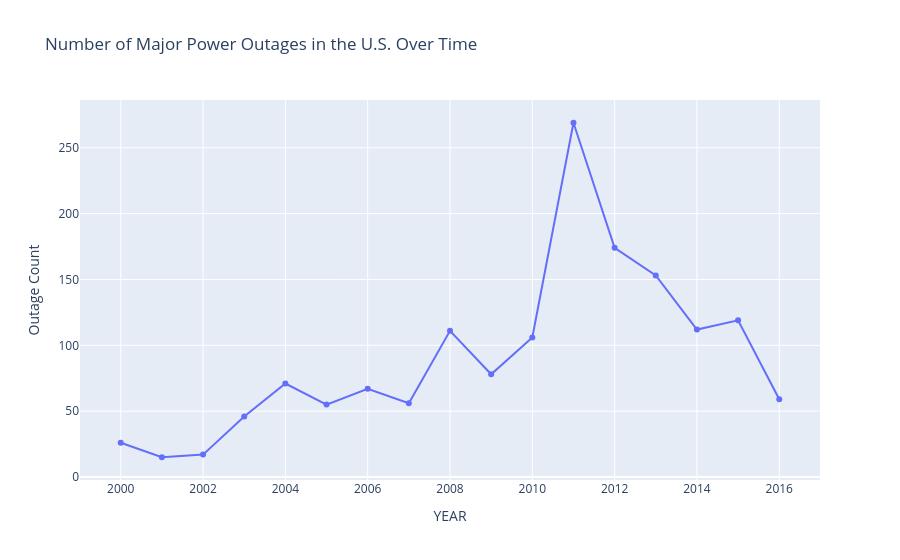

The notebook cell this image was saved under:
### Markdown cell above
## Step 2: Data Cleaning and Exploratory Data Analysis

### Code cell
import pandas as pd
import plotly.express as px

df = pd.read_excel("Project 04 Checkpoint 1 Outage.xlsx", skiprows=5)
df = df[df["YEAR"].notna()]

outages_per_year = df.groupby("YEAR").size().reset_index(name="Outage Count")

fig = px.line(
    outages_per_year,
    x="YEAR",
    y="Outage Count",
    markers=True,
    title="Number of Major Power Outages in the U.S. Over Time"
)

fig.show()

### Figure 1 — Plotly figure (JSON) as saved in the notebook; plotly's stock layout.template omitted (floating-point values rounded to 4 significant figures)
{"data": [{"hovertemplate": "YEAR=%{x}<br>Outage Count=%{y}<extra></extra>", "legendgroup": "", "line": {"color": "#636efa", "dash": "solid"}, "marker": {"symbol": "circle"}, "mode": "lines+markers", "name": "", "orientation": "v", "showlegend": false, "type": "scatter", "x": [2000, 2001, 2002, 2003, 2004, 2005, 2006, 2007, 2008, 2009, 2010, 2011, 2012, 2013, 2014, 2015, 2016], "xaxis": "x", "y": [26, 15, 17, 46, 71, 55, 67, 56, 111, 78, 106, 269, 174, 153, 112, 119, 59], "yaxis": "y"}], "layout": {"legend": {"tracegroupgap": 0}, "title": {"text": "Number of Major Power Outages in the U.S. Over Time"}, "xaxis": {"anchor": "y", "domain": [0, 1], "title": {"text": "YEAR"}}, "yaxis": {"anchor": "x", "domain": [0, 1], "title": {"text": "Outage Count"}}}}
